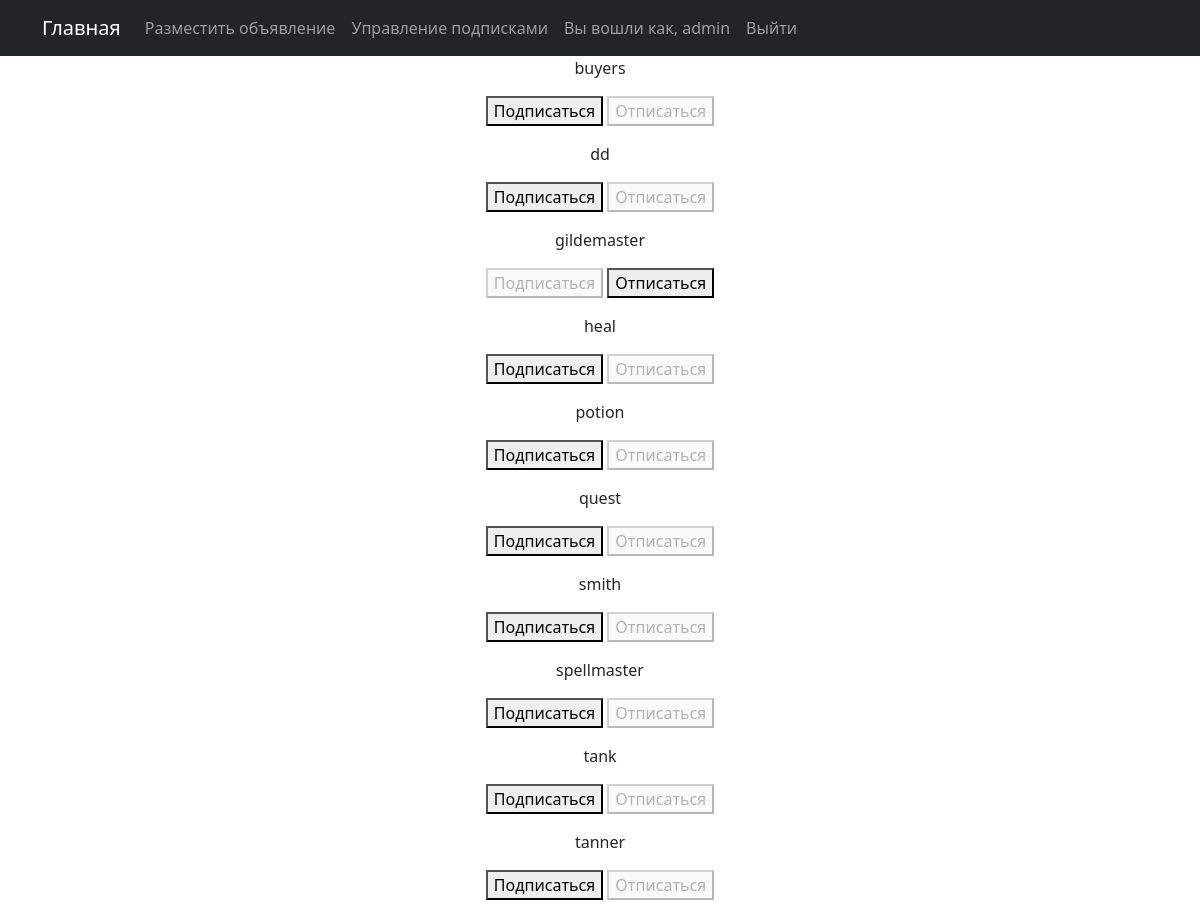
Screenshot of /articles/subscriptions/ (signed in) with the database file from the repository.
### bulletin_board/models.py (models this page shows, shortened)
class User(AbstractUser):
    code = models.CharField(max_length=15, blank=True, null=True)

class Category(models.Model):
    TYPE = (
        ('tank', 'Танки'),
        ('heal', 'Хилы'),
        ('dd', 'ДД'),
        ('buyers', 'Торговцы'),
        ('gildemaster', 'Гилдмастеры'),
        ('quest', 'Квестгиверы'),
        ('smith', 'Кузнецы'),
        ('tanner', 'Кожевники'),
        ('potion', 'Зельевары'),
        ('spellmaster', 'Мастера заклинаний'),
    )
    name = models.CharField(max_length=30, choices=TYPE, unique=True)

### bulletin_board/views.py (the view, shortened to what this page needs)
# urls.py: path('subscriptions/', subscriptions, name='subscriptions'),
@login_required
@csrf_protect
def subscriptions(request):
    categories_with_subscriptions = Category.objects.annotate(
        user_subscribed=Exists(
            Subscription.objects.filter(
                user=request.user,
                category=OuterRef('pk'),
            )
        )
    ).order_by('name')
    return render(
        request,
        'subscriptions.html',
        {'categories': categories_with_subscriptions},
    )

### templates/subscriptions.html (shortened to what this page needs)
{% extends 'flatpages/default.html' %}
{% block content %}
    {% for category in categories  %}
        <p>
            {{ category.name }}
            <form method="post">
                {% if category.user_subscribed %}
                    <button disabled>Подписаться</button>
                    <button name="action" value="unsubscribe">Отписаться</button>
                {% else %}
                    <button name="action" value="subscribe">Подписаться</button>
                    <button disabled>Отписаться</button>
                {% endif %}
            </form>
        </p>
    {% endfor %}
{% endblock content %}

### templates/flatpages/default.html (shortened to what this page needs)
<!DOCTYPE html>
<html lang="en">
    <head>
        {% load static %}
        <link href="{% static 'css/styles.css' %}" rel="stylesheet" />
    </head>
    <body>
 <nav class="navbar navbar-expand-lg navbar-dark bg-dark static-top">
   <div class="container">
       <a class="navbar-brand" href="/articles">Главная</a>
       <div class="collapse navbar-collapse" id="navbarResponsive">
           <ul class="navbar-nav ml-auto">
               {% if user.is_active %}
               <li class="nav-item active">
                   <a class="nav-link" href="/articles/create">Разместить объявление</a>
               </li>
               <li class="nav-item active">
                   <a class="nav-link" href="/articles/subscriptions/">Управление подписками</a>
               </li>
                       <a class="nav-link">Вы вошли как, {{ user }}</a>
               <li class="nav-item active">
                   <a class="nav-link" href="/accounts/logout">Выйти</a>
               </li>
               {% endif %}}
           </ul>
       </div>
   </div>
</nav>
       <div class="container">
   <div class="row">
       <div class="col-lg-12 text-center">
           {% block content %}{% endblock content %}
       </div>
   </div>
</div>
    </body>
</html>

### rows the page displays
User: username "admin"
Category: name "buyers", shows "Подписаться"
Category: name "dd", shows "Подписаться"
Category: name "gildemaster", shows "Подписаться"
Category: name "heal", shows "Подписаться"
Category: name "potion", shows "Подписаться"
Category: name "quest", shows "Подписаться"
Category: name "smith", shows "Подписаться"
Category: name "spellmaster", shows "Подписаться"
Category: name "tank", shows "Подписаться"
Category: name "tanner", shows "Подписаться"
